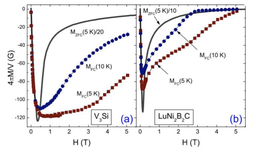
#> input picture science1.png, 256 x 152 px, shrunk from 652 x 388 before the run
$ python clear_mask_visualizer.py --image ../../science1.png
#> lines starting #> are read from the running program, lines starting #| are printed output that depends on the picture; after the words box and inside, x2 and y2 are one past the last pixel; in counts of white or black regions, pixels touching at a corner belong together
#> in generate_clear_mask_demo, image is the input picture: shape (152, 256, 3); mean B, G, R 237, 235.4, 237
#| 📐 Image size: (152, 256, 3)
### legend_match_swin/mask_generation/mask_generator.py
"""
Semi-automatic mask generation for data points in scientific charts.

This module implements OpenCV-based contour detection and polygon approximation
to generate instance segmentation masks for various data point shapes including
circles, squares, triangles, crosses, diamonds, stars, and other markers.
"""

import cv2
import numpy as np
from typing import List, Tuple, Dict, Optional, Union
import json
from pathlib import Path
import logging

logging.basicConfig(level=logging.INFO)
logger = logging.getLogger(__name__)


class DataPointMaskGenerator:
    """
    Generates masks for data points using semi-automatic OpenCV methods.

    Supports multiple detection strategies for various marker shapes:
    - Circles: HoughCircles detection
    - Squares/Rectangles: Corner detection and aspect ratio analysis
    - Triangles: Polygon approximation and vertex counting
    - Crosses/Plus signs: Line intersection detection
    - Diamonds: Rotated square detection
    - Stars: Complex polygon analysis
    - Color-based thresholding for consistent chart colors
    - Contour-based detection with shape classification
    """

    def __init__(self,
                 color_tolerance: int = 30,
                 min_contour_area: int = 10,
                 max_contour_area: int = 2000,
                 circle_dp: float = 1.0,
                 circle_min_dist: int = 20,
                 circle_param1: int = 50,
                 circle_param2: int = 30,
                 circle_min_radius: int = 3,
                 circle_max_radius: int = 50):
        """
        Initialize the mask generator with detection parameters.

        Args:
            color_tolerance: Color tolerance for thresholding (0-255)
            min_contour_area: Minimum contour area to consider
            max_contour_area: Maximum contour area to consider
            circle_dp: Inverse ratio of accumulator resolution for HoughCircles
            circle_min_dist: Minimum distance between circle centers
            circle_param1: Upper threshold for edge detection in HoughCircles
            circle_param2: Accumulator threshold for center detection
            circle_min_radius: Minimum circle radius
            circle_max_radius: Maximum circle radius
        """
        self.color_tolerance = color_tolerance
        self.min_contour_area = min_contour_area
        self.max_contour_area = max_contour_area

        # HoughCircles parameters
        self.circle_dp = circle_dp
        self.circle_min_dist = circle_min_dist
        self.circle_param1 = circle_param1
        self.circle_param2 = circle_param2
        self.circle_min_radius = circle_min_radius
        self.circle_max_radius = circle_max_radius

    def create_marker_templates(self, size: int = 20) -> Dict[str, np.ndarray]:
        """
        Create template images for different marker shapes.

        Args:
            size: Template size (size x size pixels)

        Returns:
            Dictionary mapping shape names to template images
        """
        templates = {}
        center = size // 2

        # Circle template
        circle_template = np.zeros((size, size), dtype=np.uint8)
        cv2.circle(circle_template, (center, center), size//3, 255, -1)
        templates['circle'] = circle_template

        # Square template
        square_template = np.zeros((size, size), dtype=np.uint8)
        margin = size // 4
        cv2.rectangle(square_template, (margin, margin), (size-margin, size-margin), 255, -1)
        templates['square'] = square_template

        # Triangle (up) template
        triangle_template = np.zeros((size, size), dtype=np.uint8)
        pts = np.array([[center, margin], [margin, size-margin], [size-margin, size-margin]], np.int32)
        cv2.fillPoly(triangle_template, [pts], 255)
        templates['triangle_up'] = triangle_template

        # Triangle (down) template
        triangle_down = np.zeros((size, size), dtype=np.uint8)
        pts = np.array([[center, size-margin], [margin, margin], [size-margin, margin]], np.int32)
        cv2.fillPoly(triangle_down, [pts], 255)
        templates['triangle_down'] = triangle_down

        # Diamond template
        diamond_template = np.zeros((size, size), dtype=np.uint8)
        pts = np.array([[center, margin], [size-margin, center], [center, size-margin], [margin, center]], np.int32)
        cv2.fillPoly(diamond_template, [pts], 255)
        templates['diamond'] = diamond_template

        # Cross/Plus template
        cross_template = np.zeros((size, size), dtype=np.uint8)
        thickness = max(2, size // 8)
        cv2.line(cross_template, (center, margin), (center, size-margin), 255, thickness)
        cv2.line(cross_template, (margin, center), (size-margin, center), 255, thickness)
        templates['cross'] = cross_template

        # X template
        x_template = np.zeros((size, size), dtype=np.uint8)
        cv2.line(x_template, (margin, margin), (size-margin, size-margin), 255, thickness)
        cv2.line(x_template, (size-margin, margin), (margin, size-margin), 255, thickness)
        templates['x_mark'] = x_template

        # Star template (simple 5-pointed)
        star_template = np.zeros((size, size), dtype=np.uint8)
        outer_radius = size // 3
        inner_radius = size // 6
        angles = np.linspace(0, 2*np.pi, 11)  # 10 points (5 outer, 5 inner)
        star_points = []
        for i, angle in enumerate(angles[:-1]):
            radius = outer_radius if i % 2 == 0 else inner_radius
            x = int(center + radius * np.cos(angle - np.pi/2))
            y = int(center + radius * np.sin(angle - np.pi/2))
            star_points.append([x, y])
        star_pts = np.array(star_points, np.int32)
        cv2.fillPoly(star_template, [star_pts], 255)
        templates['star'] = star_template

        return templates

    def classify_contour_shape(self, contour: np.ndarray) -> Tuple[str, float]:
        """
        Classify a contour by its geometric properties.

        Args:
            contour: OpenCV contour

        Returns:
            Tuple of (shape_name, confidence_score)
        """
        # Calculate basic properties
        area = cv2.contourArea(contour)
        perimeter = cv2.arcLength(contour, True)

        if area == 0 or perimeter == 0:
            return "unknown", 0.0

        # Approximate polygon
        epsilon = 0.02 * perimeter
        approx = cv2.approxPolyDP(contour, epsilon, True)
        vertices = len(approx)

        # Calculate additional properties
        hull = cv2.convexHull(contour)
        hull_area = cv2.contourArea(hull)
        solidity = area / hull_area if hull_area > 0 else 0

        # Aspect ratio from bounding rectangle
        rect = cv2.boundingRect(contour)
        aspect_ratio = rect[2] / rect[3] if rect[3] > 0 else 0

        # Extent (area vs bounding rectangle area)
        rect_area = rect[2] * rect[3]
        extent = area / rect_area if rect_area > 0 else 0

        # Circularity
        circularity = 4 * np.pi * area / (perimeter * perimeter)

        # Classification logic
        confidence = 0.0

        # Circle detection
        if circularity > 0.7 and solidity > 0.8 and 0.8 < aspect_ratio < 1.2:
            return "circle", min(0.95, circularity)

        # Square/Rectangle detection
        if vertices == 4 and solidity > 0.85:
            if 0.8 < aspect_ratio < 1.2:
                return "square", min(0.9, solidity)
            else:
                return "rectangle", min(0.85, solidity)

        # Triangle detection
        if vertices == 3 and solidity > 0.8:
            return "triangle", min(0.85, solidity)

        # Diamond detection (rotated square)
        if vertices == 4 and 0.5 < extent < 0.8 and solidity > 0.7:
            return "diamond", min(0.8, solidity)

        # Cross/Plus detection (low solidity, specific extent)
        if solidity < 0.6 and 0.3 < extent < 0.7:
            return "cross", min(0.7, 1 - solidity)

        # Star detection (many vertices, medium solidity)
        if vertices > 6 and 0.5 < solidity < 0.8:
            return "star", min(0.75, solidity)

        # Default to generic marker
        return "marker", 0.5

    def generate_masks_by_shape_detection(self, image: np.ndarray,
                                        bbox_list: Optional[List[List]] = None) -> Dict[str, List[Tuple[np.ndarray, str, float]]]:
        """
        Generate masks using shape-specific detection methods.

        Args:
            image: Input image (BGR format)
            bbox_list: Optional list of bounding boxes to constrain search

        Returns:
            Dictionary mapping detection methods to lists of (mask, shape, confidence) tuples
        """
        gray = cv2.cvtColor(image, cv2.COLOR_BGR2GRAY)
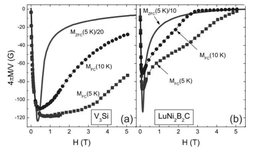
#> gray: shape (152, 256); min 0, max 255, mean 236.1
        results = {}

        # Method 1: Contour-based shape classification
        edges = cv2.Canny(gray, 50, 150)
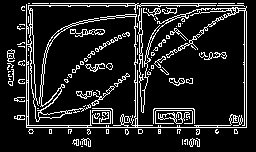
#> edges: shape (152, 256); 13.3% white in thin lines or dots, all inside (x1, y1, x2, y2) = (7, 3, 247, 147)
        contours, _ = cv2.findContours(edges, cv2.RETR_EXTERNAL, cv2.CHAIN_APPROX_SIMPLE)
#> contours = 81 contours, 70 with area under 20; largest, box (x1, y1, x2, y2) and area: (26, 3, 247, 128) 11279, (158, 112, 190, 124) 134, (169, 78, 185, 86) 63, (7, 49, 15, 62) 53, (154, 56, 166, 68) 38

        contour_results = []
        for contour in contours:
            area = cv2.contourArea(contour)
            if self.min_contour_area <= area <= self.max_contour_area:

                # Filter by bbox if provided
                if bbox_list:
                    M = cv2.moments(contour)
                    if M["m00"] != 0:
                        cx = int(M["m10"] / M["m00"])
                        cy = int(M["m01"] / M["m00"])

                        inside_bbox = False
                        for bbox in bbox_list:
                            x, y, w, h = int(bbox[0]), int(bbox[1]), int(bbox[2]), int(bbox[3])
                            if x <= cx <= x + w and y <= cy <= y + h:
                                inside_bbox = True
                                break

                        if not inside_bbox:
                            continue

                # Classify shape
                shape, confidence = self.classify_contour_shape(contour)

                if confidence > 0.3:  # Minimum confidence threshold
                    mask = np.zeros(gray.shape, dtype=np.uint8)
                    cv2.fillPoly(mask, [contour], 255)
                    contour_results.append((mask, shape, confidence))
#> this loop made 81 passes
#> (perimeter in classify_contour_shape, epsilon in classify_contour_shape, vertices in classify_contour_shape, hull_area in classify_contour_shape, solidity in classify_contour_shape, rect in classify_contour_shape, aspect_ratio in classify_contour_shape) on passes 6, 7, 23, 32, 46, 47, 50: (25.31, 0.506, 10, 29, 0.793, (72, 139, 7, 7), 1), (70.63, 1.41, 13, 75, 0.36, (189, 138, 11, 9), 1.22), (143.2, 2.86, 15, 272, 0.491, (158, 112, 32, 12), 2.67), (44.97, 0.899, 9, 84, 0.75, (169, 78, 16, 8), 2), (44.87, 0.897, 13, 69, 0.558, (154, 56, 12, 12), 1), (94.91, 1.9, 15, 124.5, 0.297, (204, 52, 23, 8), 2.88), (49.8, 0.996, 11, 78.5, 0.675, (7, 49, 8, 13), 0.615)
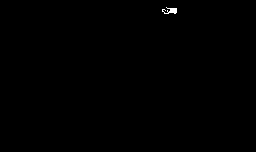
#> mask: shape (152, 256); 0.15% white; 1 white region, box (x1, y1, x2, y2) and area: (162, 7, 177, 14) 59
#> after the loop, contour_results = 31 items

        results['contour_classification'] = contour_results

        # Method 2: Template matching for specific shapes
        template_results = []
        templates = self.create_marker_templates(20)  # 20x20 templates
#> in create_marker_templates, `cv2.circle(circle_template, (center, center), size//3, 255, -1)`:
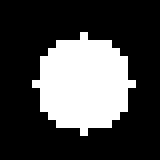
#> circle_template: shape (20, 20) (shown 8 times larger); 28.2% white; 1 white region, box (x1, y1, x2, y2) and area: (4, 4, 17, 17) 113
#> (the rest of the program and of its run is left out)
